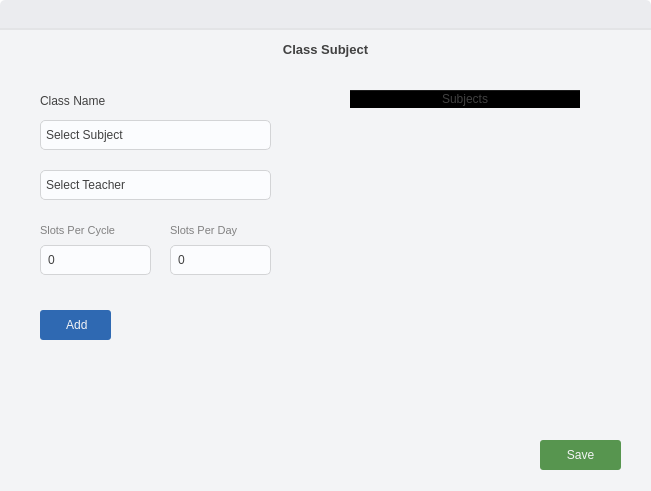
<?xml version="1.0" encoding="UTF-8"?>
<ui version="4.0">
 <class>AddClass</class>
 <widget class="QDialog" name="AddClass">
  <property name="geometry">
   <rect>
    <x>0</x>
    <y>0</y>
    <width>651</width>
    <height>491</height>
   </rect>
  </property>
  <property name="windowTitle">
   <string>Dialog</string>
  </property>
  <property name="styleSheet">
   <string notr="true">* {
	background: transparent;
	border: none;
	color: #414141;
}

QComboBox{
	border: 1px solid #D3D4D6;
	border-radius: 5px;
	padding-left: 5px;
	outline: none;
	background: #FBFCFE;
}

QComboBox::drop-down{
	background: transparent;
}

QComboBox::down-arrow{
	image: url(':/icons/icons/drop_down.svg');
	height: 24px;
	width: 24px;
}

QSpinBox{
	border: 1px solid #D3D4D6;
	border-radius: 5px;
	padding-left: 5px;
	background: #FBFCFE;
}

QSpinBox:down-button{
	background: transparent;
}

QSpinBox:up-button{
	background: transparent;
}

QSpinBox:down-arrow{
	image: url(':/icons/icons/drop_down.svg');
	height: 24px;
	width: 24px;
}

QSpinBox:up-arrow{
	image: url(':/icons/icons/drop_up.svg');
	height: 24px;
	width: 24px;
}

QLineEdit{
	border: 1px solid #D3D4D6;
	border-radius: 5px;
	padding-left: 5px;
	background: #FBFCFE;
}

QWidget#main_container {
	background: #EBECEF;
	border-radius: 5px;
}

QWidget#container {
	background: #F3F4F6;
}

#close_btn:hover{
	background: #DC2626;
}

#toolbar{
	border-bottom: 2px solid #E3E4E6;
}</string>
  </property>
  <layout class="QVBoxLayout" name="verticalLayout_2">
   <property name="spacing">
    <number>0</number>
   </property>
   <property name="leftMargin">
    <number>0</number>
   </property>
   <property name="topMargin">
    <number>0</number>
   </property>
   <property name="rightMargin">
    <number>0</number>
   </property>
   <property name="bottomMargin">
    <number>0</number>
   </property>
   <item>
    <widget class="QWidget" name="main_container" native="true">
     <layout class="QVBoxLayout" name="verticalLayout">
      <property name="spacing">
       <number>0</number>
      </property>
      <property name="leftMargin">
       <number>0</number>
      </property>
      <property name="topMargin">
       <number>0</number>
      </property>
      <property name="rightMargin">
       <number>0</number>
      </property>
      <property name="bottomMargin">
       <number>0</number>
      </property>
      <item>
       <widget class="QWidget" name="toolbar" native="true">
        <property name="maximumSize">
         <size>
          <width>16777215</width>
          <height>30</height>
         </size>
        </property>
        <widget class="QPushButton" name="close_btn">
         <property name="geometry">
          <rect>
           <x>710</x>
           <y>0</y>
           <width>33</width>
           <height>30</height>
          </rect>
         </property>
         <property name="text">
          <string/>
         </property>
         <property name="icon">
          <iconset theme="QIcon::ThemeIcon::ApplicationExit"/>
         </property>
         <property name="iconSize">
          <size>
           <width>10</width>
           <height>10</height>
          </size>
         </property>
        </widget>
       </widget>
      </item>
      <item>
       <widget class="QWidget" name="container" native="true">
        <layout class="QVBoxLayout" name="verticalLayout_3">
         <property name="spacing">
          <number>0</number>
         </property>
         <property name="leftMargin">
          <number>0</number>
         </property>
         <property name="topMargin">
          <number>0</number>
         </property>
         <property name="rightMargin">
          <number>0</number>
         </property>
         <property name="bottomMargin">
          <number>0</number>
         </property>
         <item>
          <widget class="QLabel" name="label">
           <property name="maximumSize">
            <size>
             <width>16777215</width>
             <height>40</height>
            </size>
           </property>
           <property name="font">
            <font>
             <pointsize>10</pointsize>
             <bold>true</bold>
            </font>
           </property>
           <property name="frameShadow">
            <enum>QFrame::Shadow::Plain</enum>
           </property>
           <property name="text">
            <string>Class Subject</string>
           </property>
           <property name="textFormat">
            <enum>Qt::TextFormat::RichText</enum>
           </property>
           <property name="alignment">
            <set>Qt::AlignmentFlag::AlignCenter</set>
           </property>
          </widget>
         </item>
         <item>
          <widget class="QFrame" name="frame">
           <property name="frameShape">
            <enum>QFrame::Shape::StyledPanel</enum>
           </property>
           <property name="frameShadow">
            <enum>QFrame::Shadow::Plain</enum>
           </property>
           <widget class="QPushButton" name="class_save">
            <property name="geometry">
             <rect>
              <x>540</x>
              <y>370</y>
              <width>81</width>
              <height>30</height>
             </rect>
            </property>
            <property name="cursor">
             <cursorShape>PointingHandCursor</cursorShape>
            </property>
            <property name="styleSheet">
             <string notr="true">padding: 5px;
background: #57954F;
color: #F3F4F6;
border-radius: 3px;</string>
            </property>
            <property name="text">
             <string>Save</string>
            </property>
           </widget>
           <widget class="QSpinBox" name="slots_per_day">
            <property name="geometry">
             <rect>
              <x>170</x>
              <y>175</y>
              <width>101</width>
              <height>30</height>
             </rect>
            </property>
            <property name="minimumSize">
             <size>
              <width>0</width>
              <height>30</height>
             </size>
            </property>
            <property name="minimum">
             <number>0</number>
            </property>
           </widget>
           <widget class="QTableWidget" name="class_subjects_table">
            <property name="geometry">
             <rect>
              <x>350</x>
              <y>20</y>
              <width>271</width>
              <height>311</height>
             </rect>
            </property>
            <attribute name="horizontalHeaderDefaultSectionSize">
             <number>230</number>
            </attribute>
            <column>
             <property name="text">
              <string>Subjects</string>
             </property>
            </column>
           </widget>
           <widget class="QLabel" name="title">
            <property name="geometry">
             <rect>
              <x>40</x>
              <y>150</y>
              <width>111</width>
              <height>20</height>
             </rect>
            </property>
            <property name="font">
             <font>
              <pointsize>8</pointsize>
              <bold>false</bold>
             </font>
            </property>
            <property name="styleSheet">
             <string notr="true">color: rgb(129, 129, 129);</string>
            </property>
            <property name="text">
             <string>Slots Per Cycle</string>
            </property>
           </widget>
           <widget class="QPushButton" name="class_add_subject_btn">
            <property name="geometry">
             <rect>
              <x>40</x>
              <y>240</y>
              <width>71</width>
              <height>30</height>
             </rect>
            </property>
            <property name="cursor">
             <cursorShape>PointingHandCursor</cursorShape>
            </property>
            <property name="focusPolicy">
             <enum>Qt::FocusPolicy::StrongFocus</enum>
            </property>
            <property name="layoutDirection">
             <enum>Qt::LayoutDirection::LeftToRight</enum>
            </property>
            <property name="styleSheet">
             <string notr="true">padding: 5px;
background: #2F69B2;
color: #F3F4F6;
border-radius: 3px;</string>
            </property>
            <property name="text">
             <string> Add</string>
            </property>
            <property name="icon">
             <iconset resource="../assets/icons.qrc">
              <normaloff>:/icons/icons/plus.svg</normaloff>:/icons/icons/plus.svg</iconset>
            </property>
            <property name="iconSize">
             <size>
              <width>12</width>
              <height>12</height>
             </size>
            </property>
           </widget>
           <widget class="QLabel" name="title_2">
            <property name="geometry">
             <rect>
              <x>170</x>
              <y>150</y>
              <width>91</width>
              <height>20</height>
             </rect>
            </property>
            <property name="font">
             <font>
              <pointsize>8</pointsize>
              <bold>false</bold>
             </font>
            </property>
            <property name="styleSheet">
             <string notr="true">color: rgb(129, 129, 129);</string>
            </property>
            <property name="text">
             <string>Slots Per Day</string>
            </property>
           </widget>
           <widget class="QSpinBox" name="slots_per_cycle">
            <property name="geometry">
             <rect>
              <x>40</x>
              <y>175</y>
              <width>111</width>
              <height>30</height>
             </rect>
            </property>
            <property name="minimumSize">
             <size>
              <width>0</width>
              <height>30</height>
             </size>
            </property>
            <property name="minimum">
             <number>0</number>
            </property>
           </widget>
           <widget class="QComboBox" name="class_teacher_select">
            <property name="geometry">
             <rect>
              <x>40</x>
              <y>100</y>
              <width>231</width>
              <height>30</height>
             </rect>
            </property>
            <property name="minimumSize">
             <size>
              <width>0</width>
              <height>30</height>
             </size>
            </property>
            <property name="placeholderText">
             <string>Select Teacher</string>
            </property>
           </widget>
           <widget class="QComboBox" name="class_subject_select">
            <property name="geometry">
             <rect>
              <x>40</x>
              <y>50</y>
              <width>231</width>
              <height>30</height>
             </rect>
            </property>
            <property name="minimumSize">
             <size>
              <width>0</width>
              <height>30</height>
             </size>
            </property>
            <property name="placeholderText">
             <string>Select Subject</string>
            </property>
           </widget>
           <widget class="QLabel" name="class_name">
            <property name="geometry">
             <rect>
              <x>40</x>
              <y>20</y>
              <width>241</width>
              <height>21</height>
             </rect>
            </property>
            <property name="text">
             <string>Class Name</string>
            </property>
           </widget>
          </widget>
         </item>
        </layout>
       </widget>
      </item>
     </layout>
    </widget>
   </item>
  </layout>
 </widget>
 <resources>
  <include location="../assets/icons.qrc"/>
 </resources>
 <connections/>
</ui>
